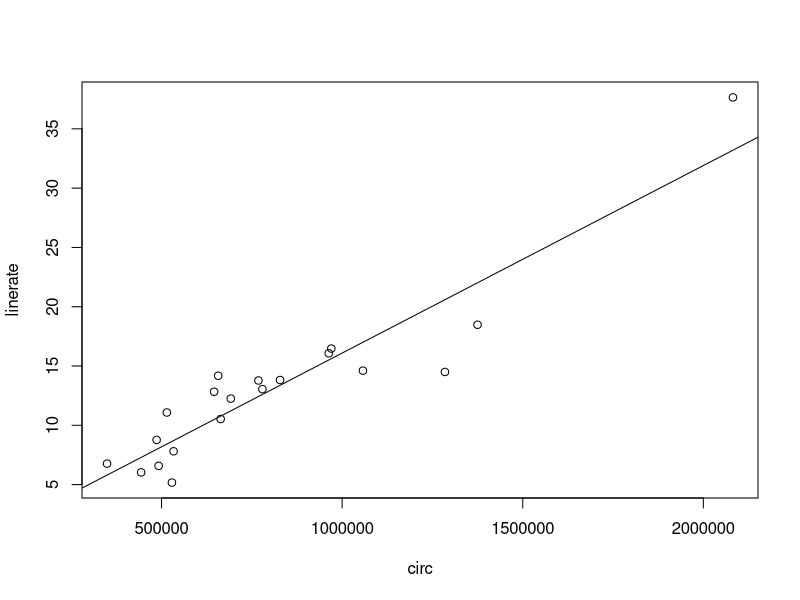

Reproduce this figure in R.
dat=data.frame(circ = c(2081995,1374858,1284613,1057536,970051,963069,828236,779259,768288, 691771,663693,657015,645623,533384,528777,514702,492002,486426, 443592,349182), 
               linerate=c(37.65,18.48,14.50,14.61,16.47,16.07,13.82,13.05,13.78,12.25,10.53,14.18,12.83,7.81,5.17,11.08,6.58,8.77,6.03,6.77), 
               row.names=c("WSJ","NY Daily News","USA Today","LA Times","NYT", "NY Post", "Philadelphia","Chi Tribune","Wash Post","SF Chronicle","Chi Sun Times", "Detroit News","Detroit Free Press","Long Island Newsday","KC Times", "Miami Herald","Cleveland","Milwaukee","Houston","Baltimore"))
plot(linerate ~ circ, dat) # (a)
fit = lm(linerate ~ circ, dat)
cor(dat) # (b) 0.9302967, make sense.
summary(fit)
fit # (c) linerate = 1.581e-05 * cric + 2.822e-01
abline(fit)
# (d) p-value = 2.86e-09 < .05, sigificant.
confint(fit, level = .95)
